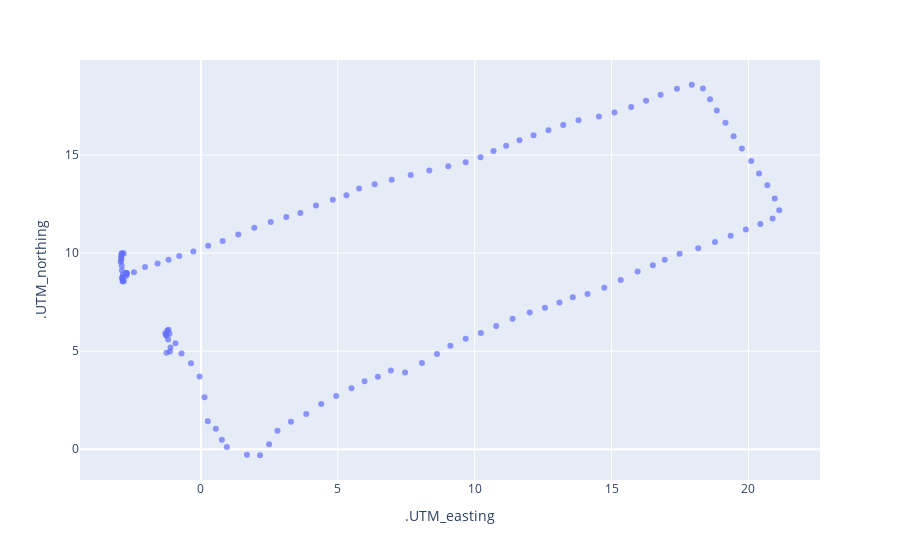

Notebook cell for this chart:
### Code cell
px.scatter(df, x='.UTM_easting', y='.UTM_northing' ,opacity=0.7)
